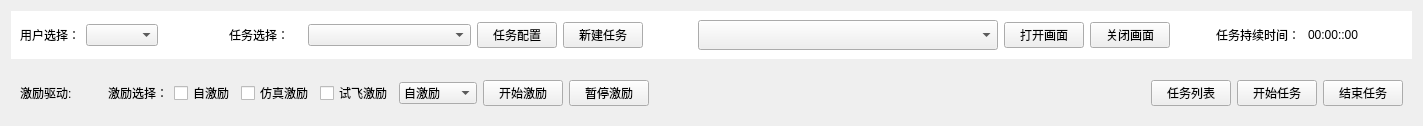
     <widget class="QWidget" name="page_5">
      <property name="styleSheet">
       <string notr="true"/>
      </property>
      <layout class="QVBoxLayout" name="verticalLayout_5">
       <item>
        <widget class="QWidget" name="widget_13" native="true">
         <property name="styleSheet">
          <string notr="true">QWidget#widget_13{
background-color: #FFFFFF;
}
</string>
         </property>
         <layout class="QHBoxLayout" name="horizontalLayout_15">
          <item>
           <widget class="QLabel" name="label_17">
            <property name="text">
             <string>用户选择：</string>
            </property>
           </widget>
          </item>
          <item>
           <widget class="QComboBox" name="user_Combox"/>
          </item>
          <item>
           <spacer name="horizontalSpacer_28">
            <property name="orientation">
             <enum>Qt::Orientation::Horizontal</enum>
            </property>
            <property name="sizeType">
             <enum>QSizePolicy::Policy::Fixed</enum>
            </property>
            <property name="sizeHint" stdset="0">
             <size>
              <width>65</width>
              <height>20</height>
             </size>
            </property>
           </spacer>
          </item>
          <item>
           <widget class="QLabel" name="label_18">
            <property name="text">
             <string>任务选择：</string>
            </property>
           </widget>
          </item>
          <item>
           <widget class="QLabel" name="label_task_name">
            <property name="text">
             <string/>
            </property>
           </widget>
          </item>
          <item>
           <widget class="QComboBox" name="task_Combox">
            <property name="minimumSize">
             <size>
              <width>163</width>
              <height>0</height>
             </size>
            </property>
           </widget>
          </item>
          <item>
           <widget class="QPushButton" name="TaskConfig">
            <property name="text">
             <string>任务配置</string>
            </property>
           </widget>
          </item>
          <item>
           <widget class="QPushButton" name="create_task">
            <property name="text">
             <string>新建任务</string>
            </property>
           </widget>
          </item>
          <item>
           <spacer name="horizontalSpacer_29">
            <property name="orientation">
             <enum>Qt::Orientation::Horizontal</enum>
            </property>
            <property name="sizeType">
             <enum>QSizePolicy::Policy::Fixed</enum>
            </property>
            <property name="sizeHint" stdset="0">
             <size>
              <width>36</width>
              <height>20</height>
             </size>
            </property>
           </spacer>
          </item>
          <item>
           <widget class="QLabel" name="label_task_type">
            <property name="text">
             <string/>
            </property>
           </widget>
          </item>
          <item>
           <widget class="QComboBox" name="exePath_comboBox">
            <property name="minimumSize">
             <size>
              <width>300</width>
              <height>0</height>
             </size>
            </property>
            <property name="sizeIncrement">
             <size>
              <width>0</width>
              <height>1</height>
             </size>
            </property>
            <property name="font">
             <font>
              <family>Microsoft YaHei</family>
              <pointsize>11</pointsize>
             </font>
            </property>
           </widget>
          </item>
          <item>
           <widget class="QPushButton" name="SetPosition_btn_2">
            <property name="maximumSize">
             <size>
              <width>93</width>
              <height>16777215</height>
             </size>
            </property>
            <property name="font">
             <font>
              <family>Microsoft YaHei</family>
              <pointsize>9</pointsize>
              <bold>false</bold>
             </font>
            </property>
            <property name="styleSheet">
             <string notr="true"/>
            </property>
            <property name="text">
             <string>打开画面</string>
            </property>
           </widget>
          </item>
          <item>
           <widget class="QPushButton" name="CloseExe_btn_1">
            <property name="maximumSize">
             <size>
              <width>93</width>
              <height>16777215</height>
             </size>
            </property>
            <property name="font">
             <font>
              <pointsize>9</pointsize>
              <bold>false</bold>
             </font>
            </property>
            <property name="styleSheet">
             <string notr="true"/>
            </property>
            <property name="text">
             <string>关闭画面</string>
            </property>
           </widget>
          </item>
          <item>
           <spacer name="horizontalSpacer_32">
            <property name="orientation">
             <enum>Qt::Orientation::Horizontal</enum>
            </property>
            <property name="sizeHint" stdset="0">
             <size>
              <width>40</width>
              <height>20</height>
             </size>
            </property>
           </spacer>
          </item>
          <item>
           <widget class="QLabel" name="label_20">
            <property name="text">
             <string>任务持续时间：</string>
            </property>
           </widget>
          </item>
          <item>
           <widget class="QTimeEdit" name="timeEdit">
            <property name="minimumSize">
             <size>
              <width>97</width>
              <height>0</height>
             </size>
            </property>
            <property name="focusPolicy">
             <enum>Qt::FocusPolicy::NoFocus</enum>
            </property>
            <property name="frame">
             <bool>false</bool>
            </property>
            <property name="readOnly">
             <bool>true</bool>
            </property>
            <property name="buttonSymbols">
             <enum>QAbstractSpinBox::ButtonSymbols::NoButtons</enum>
            </property>
            <property name="displayFormat">
             <string>HH:mm::ss</string>
            </property>
           </widget>
          </item>
         </layout>
        </widget>
       </item>
       <item>
        <widget class="FFmpegWidget" name="ffmpeg_widget" native="true">
         <property name="sizePolicy">
          <sizepolicy hsizetype="Expanding" vsizetype="Expanding">
           <horstretch>0</horstretch>
           <verstretch>0</verstretch>
          </sizepolicy>
         </property>
         <property name="styleSheet">
          <string notr="true">QWidget#widget_17{
background-color: #FFFFFF;
}
</string>
         </property>
        </widget>
       </item>
       <item>
        <widget class="QWidget" name="widget_21" native="true">
         <layout class="QHBoxLayout" name="horizontalLayout_24">
          <item>
           <widget class="QLabel" name="label_29">
            <property name="text">
             <string>激励驱动:</string>
            </property>
           </widget>
          </item>
          <item>
           <widget class="QLabel" name="JLFlag">
            <property name="text">
             <string/>
            </property>
           </widget>
          </item>
          <item>
           <spacer name="horizontalSpacer_33">
            <property name="orientation">
             <enum>Qt::Orientation::Horizontal</enum>
            </property>
            <property name="sizeType">
             <enum>QSizePolicy::Policy::Fixed</enum>
            </property>
            <property name="sizeHint" stdset="0">
             <size>
              <width>17</width>
              <height>20</height>
             </size>
            </property>
           </spacer>
          </item>
          <item>
           <widget class="QLabel" name="label_28">
            <property name="text">
             <string>激励选择：</string>
            </property>
           </widget>
          </item>
          <item>
           <widget class="QCheckBox" name="checkBox_1">
            <property name="text">
             <string>自激励</string>
            </property>
           </widget>
          </item>
          <item>
           <widget class="QCheckBox" name="checkBox_2">
            <property name="text">
             <string>仿真激励</string>
            </property>
           </widget>
          </item>
          <item>
           <widget class="QCheckBox" name="checkBox_3">
            <property name="text">
             <string>试飞激励</string>
            </property>
           </widget>
          </item>
          <item>
           <widget class="QComboBox" name="JL_Combox">
            <item>
             <property name="text">
              <string>自激励</string>
             </property>
            </item>
            <item>
             <property name="text">
              <string>仿真激励</string>
             </property>
            </item>
            <item>
             <property name="text">
              <string>试飞激励</string>
             </property>
            </item>
           </widget>
          </item>
          <item>
           <widget class="QPushButton" name="StartJL_btn">
            <property name="text">
             <string>开始激励</string>
            </property>
           </widget>
          </item>
          <item>
           <widget class="QPushButton" name="StopJL_btn">
            <property name="text">
             <string>暂停激励</string>
            </property>
           </widget>
          </item>
          <item>
           <spacer name="horizontalSpacer_7">
            <property name="orientation">
             <enum>Qt::Orientation::Horizontal</enum>
            </property>
            <property name="sizeHint" stdset="0">
             <size>
              <width>40</width>
              <height>20</height>
             </size>
            </property>
           </spacer>
          </item>
          <item>
           <spacer name="horizontalSpacer_37">
            <property name="orientation">
             <enum>Qt::Orientation::Horizontal</enum>
            </property>
            <property name="sizeHint" stdset="0">
             <size>
              <width>40</width>
              <height>20</height>
             </size>
            </property>
           </spacer>
          </item>
          <item>
           <spacer name="horizontalSpacer_38">
            <property name="orientation">
             <enum>Qt::Orientation::Horizontal</enum>
            </property>
            <property name="sizeHint" stdset="0">
             <size>
              <width>40</width>
              <height>20</height>
             </size>
            </property>
           </spacer>
          </item>
          <item>
           <widget class="QPushButton" name="task_return">
            <property name="text">
             <string>任务列表</string>
            </property>
           </widget>
          </item>
          <item>
           <widget class="QPushButton" name="StartTask_btn">
            <property name="text">
             <string>开始任务</string>
            </property>
           </widget>
          </item>
          <item>
           <widget class="QPushButton" name="task_finish">
            <property name="text">
             <string>结束任务</string>
            </property>
           </widget>
          </item>
         </layout>
        </widget>
       </item>
      </layout>
     </widget>
